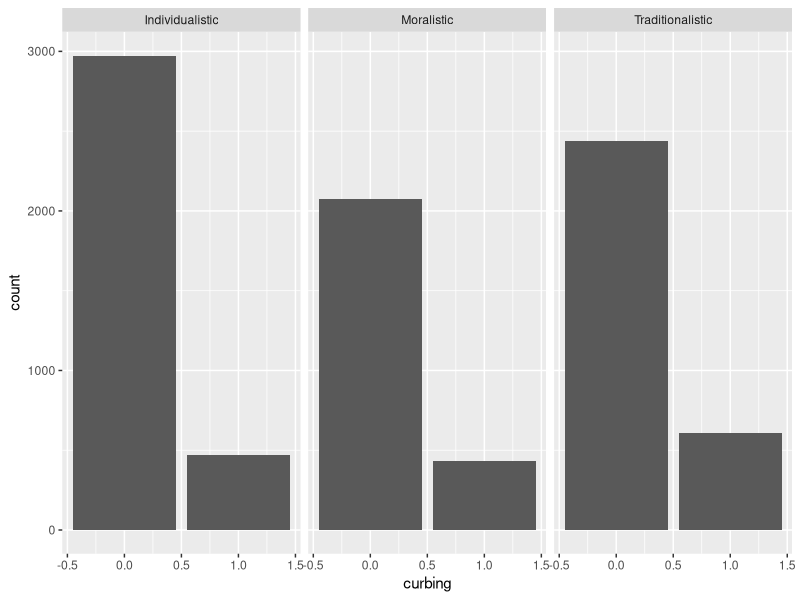
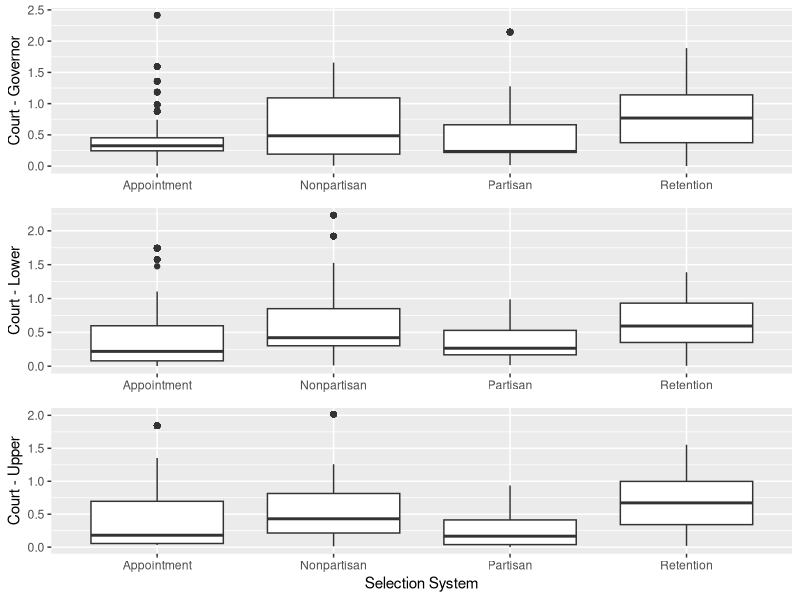
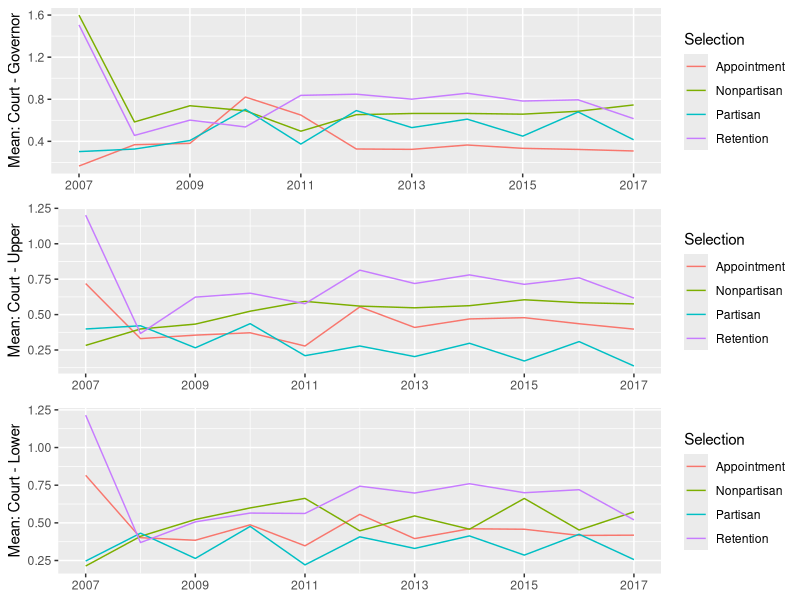
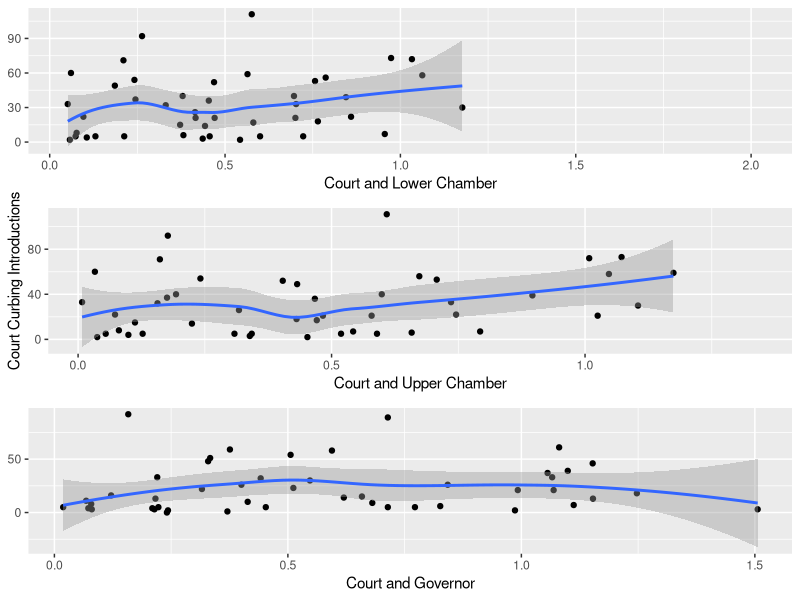
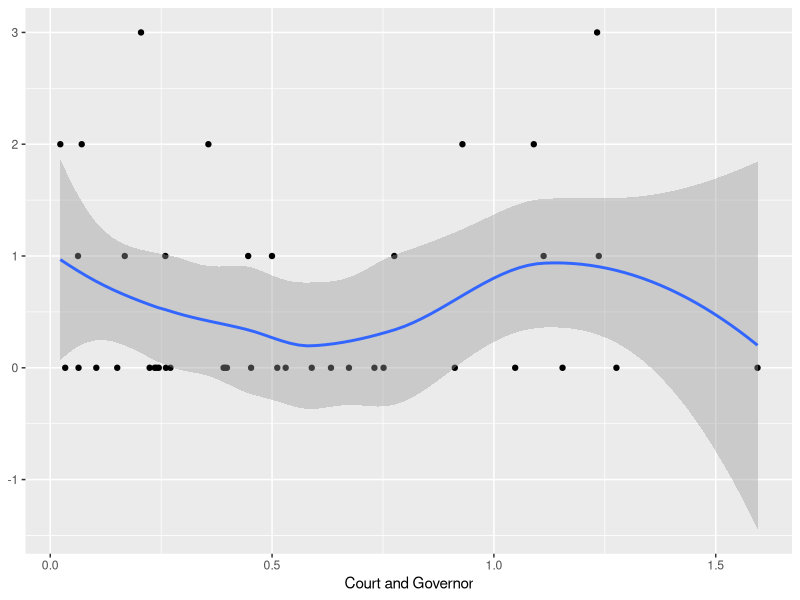
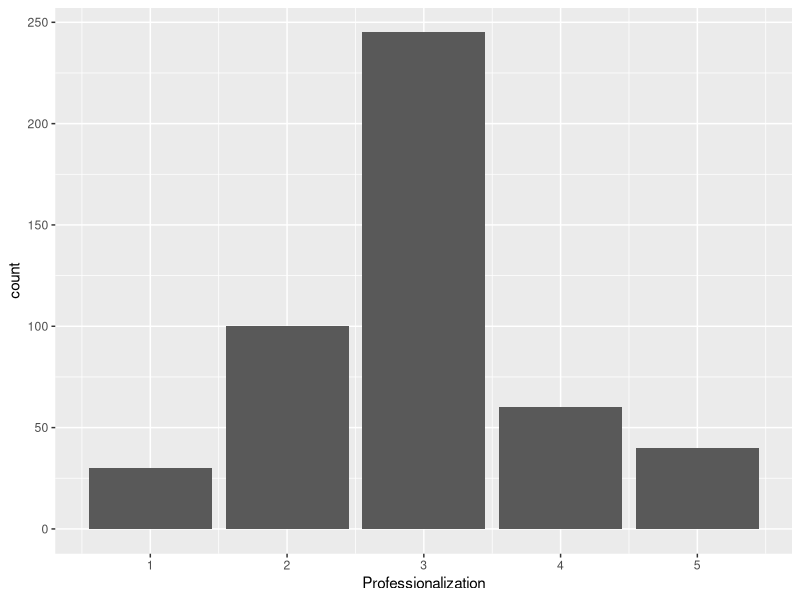
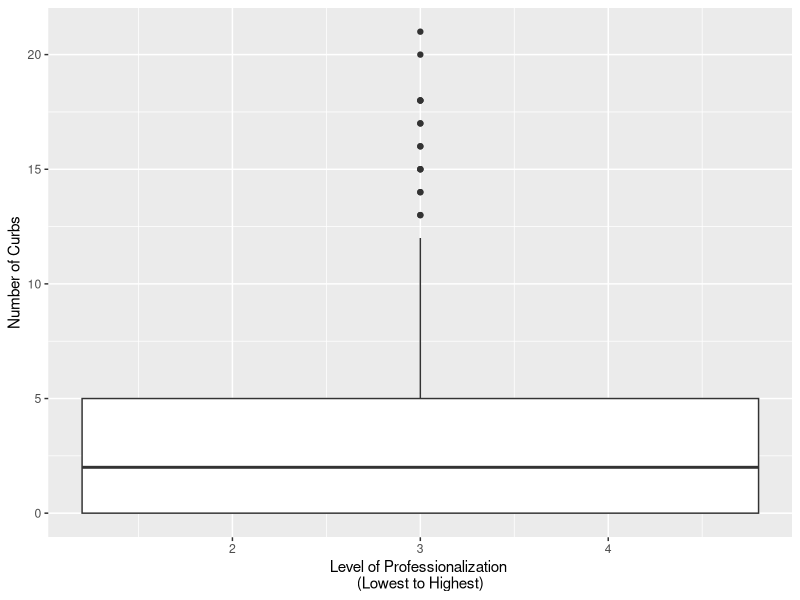
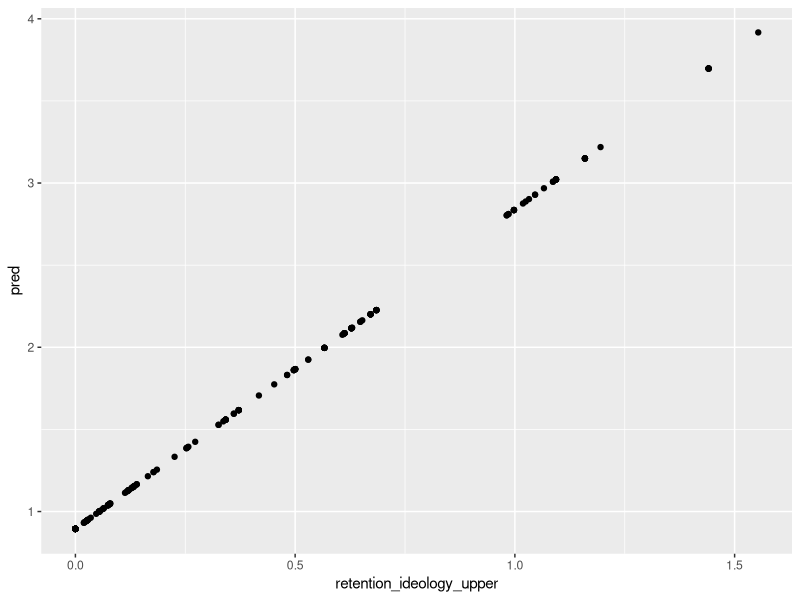

The R source for these figures, in order:
## ---- chunk 1
knitr::opts_chunk$set(echo = TRUE)
## ---- chunk 2
library(tidyverse)
library(readxl)
library(grid)
library(gridExtra)
## ---- chunk 3
gavelFull <- read_excel("Gavel to Gavel dataset.xlsx")
politicalCulture <- read_csv("political culture.csv")
legislativeControl <- read_excel("Legislative Control.xlsx")

## ---- chunk 4
gavelWithCulture <- left_join(gavelFull, politicalCulture, 
                               by = c("Fullstate" = "State"))

table(gavelWithCulture$Moralistic, gavelWithCulture$Traditionalistic)
## ---- chunk 5
gavelCultureControl <- left_join(gavelWithCulture, legislativeControl,
                                 by = c("Fullstate" = "State", "Year" = "Year"))

table(gavelCultureControl$RepublicanLegslature, gavelCultureControl$SplitLegislature)
## ---- chunk 6
gavelCultureControl$Culture <- ifelse(gavelCultureControl$Moralistic == 1, "Moralistic", 
                                      ifelse(gavelCultureControl$Traditionalistic == 1, "Traditionalistic",
                                             "Individualistic"))
table(gavelCultureControl$Culture, gavelCultureControl$Culture)

gavelCultureControl$legislativeControl <- ifelse(gavelCultureControl$SplitLegislature == 1, "0", 
                                                 ifelse(gavelCultureControl$SplitLegislature == 1, "Split",
                                                        "Democratic"))

gavelCultureControl$unified <- ifelse(gavelCultureControl$SplitLegislature == 0, 1, 0)
table(gavelCultureControl$legislativeControl, gavelCultureControl$unified)
## ---- chunk 7
ggplot(data = subset(gavelCultureControl, !is.na(gavelCultureControl$Culture))) +
  geom_bar(aes(x = curbing)) +
  facet_wrap(~Culture)


table(gavelCultureControl$curbing)
## ---- chunk 8
gavelCultureControl %>%
  group_by(Culture) %>%
  filter(!is.na(Culture)) %>%
  filter(!is.na(curbing)) %>%
  summarise(mean = mean(curbing))
## ---- chunk 9
table(gavelCultureControl$legislativeControl, gavelCultureControl$RichardLastAction)
## ---- chunk 10
gavelCultureControlOnlyCurbs <- gavelCultureControl %>%
  filter(curbing == 1) 
  
table(gavelCultureControlOnlyCurbs$legislativeControl, gavelCultureControlOnlyCurbs$RichardLastAction)
## ---- chunk 11
table(legislativeControl$RepublicanLegslature, legislativeControl$SplitLegislature)
## ---- chunk 12
# republican controlled legislatures introduced court curbing bills 16.7 times a year, 18.6 for democratically controlled, and split had 11.97 
introduced <- c(3702/221, 4483/241, 910/76)
introduced 

# enacted legislation proportion
enacted <- c(197/3702, 185/4483, 46/910)
enacted
## ---- chunk 13
gavelCultureControl$court_gov_dist <- abs(gavelCultureControl$judicial - gavelCultureControl$governor)
gavelCultureControl$court_lower_dist <- abs(gavelCultureControl$judicial - gavelCultureControl$lower)
gavelCultureControl$court_upper_dist <- abs(gavelCultureControl$judicial - gavelCultureControl$upper)
## ---- chunk 14
a <- ggplot(data = gavelCultureControl) +
  geom_boxplot(aes(x = MoreDefined, y = court_gov_dist)) +
  xlab(NULL) +
  ylab("Court - Governor")
b <- ggplot(data = gavelCultureControl) +
  geom_boxplot(aes(x = MoreDefined, y = court_lower_dist)) +
  xlab(NULL) +
  ylab("Court - Lower")
c <- ggplot(data = gavelCultureControl) +
  geom_boxplot(aes(x = MoreDefined, y = court_upper_dist)) +
  xlab("Selection System") +
  ylab("Court - Upper")

grid.arrange(a,b,c)
## ---- chunk 15
ideology_gov_year <- gavelCultureControl %>% 
  group_by(MoreDefined, Year) %>%
  filter(!is.na(court_gov_dist)) %>%
  summarise(govMean = mean(court_gov_dist))

ideology_upper_year <- gavelCultureControl %>% 
  group_by(MoreDefined, Year) %>%
  filter(!is.na(court_upper_dist)) %>%
  summarise(upperMean = mean(court_upper_dist))

ideology_lower_year <- gavelCultureControl %>% 
  group_by(MoreDefined, Year) %>%
  filter(!is.na(court_lower_dist)) %>%
  summarise(lowerMean = mean(court_lower_dist))

## graphing the data
d <- ggplot(data = ideology_gov_year) +
  geom_line(aes(x = Year, y = govMean, color = MoreDefined)) +
  scale_x_continuous(breaks = c(2007, 2009, 2011, 2013, 2015, 2017)) +
  xlab(NULL) +
  ylab("Mean: Court - Governor") +
  labs(colour = "Selection")

e <- ggplot(data = ideology_upper_year) +
  geom_line(aes(x = Year, y = upperMean, color = MoreDefined)) +
  scale_x_continuous(breaks = c(2007, 2009, 2011, 2013, 2015, 2017)) +
  xlab(NULL) +
  ylab("Mean: Court - Upper") +
  labs(colour = "Selection")

f <- ggplot(data = ideology_lower_year) +
  geom_line(aes(x = Year, y = lowerMean, color = MoreDefined)) +
  scale_x_continuous(breaks = c(2007, 2009, 2011, 2013, 2015, 2017)) +
  xlab(NULL) +
  ylab("Mean: Court - Lower") +
  labs(colour = "Selection")

# retention continues to be at teh high end of the list
grid.arrange(d,e,f)
## ---- chunk 16
g <- gavelCultureControl %>%
  group_by(Fullstate) %>%
  filter(!is.na(court_lower_dist)) %>%
  summarise(sum = sum(curbing),
            avg_ideology = mean(court_lower_dist)) %>%
  ggplot() +
  geom_point(aes(x = avg_ideology, y = sum)) +
  ylab(NULL) +
  xlab("Court and Lower Chamber") +
  geom_smooth(aes(x = avg_ideology, y = sum))


h <- gavelCultureControl %>%
  group_by(Fullstate) %>%
  filter(!is.na(court_upper_dist)) %>%
  summarise(sum = sum(curbing),
            avg_ideology = mean(court_upper_dist)) %>%
  ggplot() +
  geom_point(aes(x = avg_ideology, y = sum)) +
  ylab("Court Curbing Introductions") +
  xlab("Court and Upper Chamber") +
  geom_smooth(aes(x = avg_ideology, y = sum))

i <- gavelCultureControl %>%
  group_by(Fullstate) %>%
  filter(!is.na(court_gov_dist)) %>%
  summarise(sum = sum(curbing),
            avg_ideology = mean(court_gov_dist)) %>%
  ggplot() +
  geom_point(aes(x = avg_ideology, y = sum)) +
  ylab(NULL) +
  xlab("Court and Governor") +
  geom_smooth(aes(x = avg_ideology, y = sum))
  
grid.arrange(g, h, i)
## ---- chunk 17
gavelCultureControl %>%
  group_by(Fullstate) %>%
  filter(!is.na(court_gov_dist)) %>%
  filter(RichardLastAction == "Enacted") %>%
  summarise(sum = sum(curbing),
            avg_ideology = mean(court_gov_dist)) %>%
  ggplot() +
  geom_point(aes(x = avg_ideology, y = sum)) +
  ylab(NULL) +
  xlab("Court and Governor") +
  geom_smooth(aes(x = avg_ideology, y = sum))
## ---- chunk 18
count_data <- gavelCultureControl %>%
  filter(!(Year %in% c("2007", "43147"))) %>% # filtering out bad data
  group_by(State, Year) %>% 
  mutate(curbs = sum(curbing)) %>%
  distinct(State, Year, .keep_all = TRUE) %>%
  arrange(State, Year) 
  
count_data
## ---- chunk 19
count_data$elected <- ifelse(count_data$Elected == "Elected", 1, 0)
count_data$partisan <- ifelse(count_data$MoreDefined == "Partisan", 1, 0)
count_data$nonpartisan <- ifelse(count_data$MoreDefined == "Nonpartisan", 1, 0)
count_data$retention <- ifelse(count_data$MoreDefined == "Retention", 1, 0)
## ---- chunk 20
count_data$elected_ideology_gov <- count_data$elected * count_data$court_gov_dist
count_data$elected_ideology_upper <- count_data$elected * count_data$court_upper_dist
count_data$elected_ideology_lower <- count_data$elected * count_data$court_lower_dist

count_data$partisan_ideology_gov <- count_data$partisan * count_data$court_gov_dist
count_data$partisan_ideology_upper <- count_data$partisan * count_data$court_upper_dist
count_data$partisan_ideology_lower <- count_data$partisan * count_data$court_lower_dist

count_data$nonpartisan_ideology_gov <- count_data$nonpartisan * count_data$court_gov_dist
count_data$nonpartisan_ideology_upper <- count_data$nonpartisan * count_data$court_upper_dist
count_data$nonpartisan_ideology_lower <- count_data$nonpartisan * count_data$court_lower_dist

count_data$retention_ideology_gov <- count_data$retention * count_data$court_gov_dist
count_data$retention_ideology_upper <- count_data$retention * count_data$court_upper_dist
count_data$retention_ideology_lower <- count_data$retention * count_data$court_lower_dist

summary(count_data$elected_ideology_gov)
count_data$elected
count_data$court_gov_dist
## ---- chunk 21
professionalization <- read_csv("ncsl professionalization.csv")
str(professionalization)
count_data <- left_join(count_data, professionalization, by = c("Fullstate" = "State"))

# quick vizualization to check the data
ggplot(data = count_data) +
  geom_bar(aes(Professionalization))
## ---- chunk 22
ggplot(data = count_data) +
  geom_boxplot(aes(x = Professionalization, y = curbs, colour = Professionalization), show.legend = FALSE) +
  ylab("Number of Curbs") +
  xlab("Level of Professionalization \n(Lowest to Highest)")
## ---- chunk 23
table(count_data$Year, count_data$Fullstate)
## ---- chunk 24
table(gavelFull$Description == "No Legislation", gavelFull$State)
## ---- chunk 25
curbs.poisson <- glm(curbs ~ Moralistic + Traditionalistic + RepublicanLegslature + SplitLegislature + court_lower_dist + court_upper_dist + retention + partisan + nonpartisan + court_gov_dist + court_lower_dist + court_upper_dist + partisan_ideology_upper + partisan_ideology_lower + nonpartisan_ideology_upper + nonpartisan_ideology_lower + retention_ideology_lower + retention_ideology_upper + Professionalization,
                     family = poisson(link = log),
                     data = count_data)

summary(curbs.poisson)

exp(-0.675867) # need exponent to be able to make a good interpreptation.
# this one, for example, shows us that (for the goefficient on retention elections) that by switching between appointed to retention we see about a 49% drop in curbs

exp(curbs.poisson$coefficients[-1])
## ---- chunk 26
library(MASS)

curbs1.nb <- glm.nb(curbs ~ Moralistic + Traditionalistic + RepublicanLegslature + SplitLegislature + court_lower_dist + court_upper_dist + retention + partisan + nonpartisan + court_gov_dist + partisan_ideology_upper + partisan_ideology_lower + nonpartisan_ideology_upper + nonpartisan_ideology_lower + retention_ideology_lower + retention_ideology_upper + Professionalization,
                     data = count_data)

summary(curbs1.nb)
## ---- chunk 27
curbs2.nb <- glm.nb(curbs ~ Moralistic + Traditionalistic + RepublicanLegslature + SplitLegislature + court_lower_dist + court_upper_dist + retention + partisan + nonpartisan + partisan_ideology_upper + partisan_ideology_lower + nonpartisan_ideology_upper + nonpartisan_ideology_lower + retention_ideology_lower + retention_ideology_upper + Professionalization,
                     data = count_data)

summary(curbs2.nb)
## ---- chunk 28
library(modelr)

grid <- count_data %>%
  data_grid(retention_ideology_upper, .model = curbs2.nb) %>%
  add_predictions(curbs2.nb)
  

grid

ggplot(grid, aes(retention_ideology_upper, pred)) +
  geom_point()
## ---- chunk 29
curbs2.nb <- glm.nb(curbs ~ Moralistic + Traditionalistic + RepublicanLegslature + SplitLegislature + court_lower_dist + court_upper_dist + retention + partisan + nonpartisan + partisan_ideology_upper + partisan_ideology_lower + nonpartisan_ideology_upper + nonpartisan_ideology_lower + retention_ideology_lower + retention_ideology_upper + Professionalization,
                     data = count_data)

summary(curbs2.nb)
## ---- chunk 30
# bare bones model: 
curbs3.nb <- glm.nb(curbs ~ retention + partisan + nonpartisan,
                     data = count_data)
summary(curbs3.nb)
## ---- chunk 31
curbs4.nb <- glm.nb(curbs ~ court_lower_dist + court_upper_dist + retention + partisan + nonpartisan,
                     data = count_data)
summary(curbs4.nb)
## ---- chunk 32
curbs5.nb <- glm.nb(curbs ~ court_lower_dist + court_upper_dist + retention + partisan + nonpartisan + partisan_ideology_upper + partisan_ideology_lower + nonpartisan_ideology_upper + nonpartisan_ideology_lower + retention_ideology_lower + retention_ideology_upper,
                     data = count_data)
summary(curbs5.nb)
## ---- chunk 33
curbs.elected.nb <- glm.nb(curbs ~ elected,
                     data = count_data)
summary(curbs.elected.nb) # not significant
## ---- chunk 34
curbs.elected1.nb <- glm.nb(curbs ~ elected + court_upper_dist + court_lower_dist,
                     data = count_data)
summary(curbs.elected1.nb) # again, the upper house ideological distance variable is significant
## ---- chunk 35
curbs.elected2.nb <- glm.nb(curbs ~ elected + court_upper_dist + court_lower_dist + elected_ideology_lower + elected_ideology_upper,
                     data = count_data)
summary(curbs.elected2.nb) # upper is significant still
## ---- chunk 36
curbs.elected3.nb <- glm.nb(curbs ~ elected + court_upper_dist + court_lower_dist + elected_ideology_lower + elected_ideology_upper + Moralistic + Traditionalistic + RepublicanLegslature + SplitLegislature +  Professionalization,
                     data = count_data)
summary(curbs.elected3.nb)
## ---- chunk 37
count_data2 <- gavelCultureControl %>%
  filter(!(Year %in% c("2007", "43147", "2013", "2014", "2015", "2016", "2017", "2018"))) %>% # filtering out bad data
  group_by(State, Year) %>% 
  mutate(curbs = sum(curbing)) %>%
  distinct(State, Year, .keep_all = TRUE) %>%
  arrange(State, Year) 
  
count_data2
## ---- chunk 38
count_data2$elected <- ifelse(count_data2$Elected == "Elected", 1, 0)
count_data2$partisan <- ifelse(count_data2$MoreDefined == "Partisan", 1, 0)
count_data2$nonpartisan <- ifelse(count_data2$MoreDefined == "Nonpartisan", 1, 0)
count_data2$retention <- ifelse(count_data2$MoreDefined == "Retention", 1, 0)

count_data2$elected_ideology_gov <- count_data2$elected * count_data2$court_gov_dist
count_data2$elected_ideology_upper <- count_data2$elected * count_data2$court_upper_dist
count_data2$elected_ideology_lower <- count_data2$elected * count_data2$court_lower_dist

count_data2$partisan_ideology_gov <- count_data2$partisan * count_data2$court_gov_dist
count_data2$partisan_ideology_upper <- count_data2$partisan * count_data2$court_upper_dist
count_data2$partisan_ideology_lower <- count_data2$partisan * count_data2$court_lower_dist

count_data2$nonpartisan_ideology_gov <- count_data2$nonpartisan * count_data2$court_gov_dist
count_data2$nonpartisan_ideology_upper <- count_data2$nonpartisan * count_data2$court_upper_dist
count_data2$nonpartisan_ideology_lower <- count_data2$nonpartisan * count_data2$court_lower_dist

count_data2$retention_ideology_gov <- count_data2$retention * count_data2$court_gov_dist
count_data2$retention_ideology_upper <- count_data2$retention * count_data2$court_upper_dist
count_data2$retention_ideology_lower <- count_data2$retention * count_data2$court_lower_dist

count_data2 <- left_join(count_data2, professionalization, by = c("Fullstate" = "State"))

table(count_data2$Year, count_data2$Fullstate)
## ---- chunk 39
curbs_2.nb <- glm.nb(curbs ~ retention + partisan + nonpartisan,
                     data = count_data2)
summary(curbs_2.nb) # nothing significant
## ---- chunk 40
curbs2.elected1.nb <- glm.nb(curbs ~ elected + court_upper_dist + court_lower_dist,
                     data = count_data2)
summary(curbs2.elected1.nb) # upper distance is again distinct
## ---- chunk 41
curbs2.elected2.nb <- glm.nb(curbs ~ elected + court_upper_dist + court_lower_dist + elected_ideology_lower + elected_ideology_upper,
                     data = count_data2)
summary(curbs2.elected2.nb) # nothing significant
## ---- chunk 42
curbs2.elected3.nb <- glm.nb(curbs ~ elected + court_upper_dist + court_lower_dist + elected_ideology_lower + elected_ideology_upper + Moralistic + Traditionalistic + RepublicanLegslature + SplitLegislature +  Professionalization,
                     data = count_data2)
summary(curbs2.elected3.nb)
## ---- chunk 43
curbs2_full.nb <- glm.nb(curbs ~ Moralistic + Traditionalistic + RepublicanLegslature + SplitLegislature + court_lower_dist + court_upper_dist + retention + partisan + nonpartisan + partisan_ideology_upper + partisan_ideology_lower + nonpartisan_ideology_upper + nonpartisan_ideology_lower + retention_ideology_lower + retention_ideology_upper + Professionalization,
                     data = count_data2)

summary(curbs2_full.nb) # none of my important variables are predictive
## ---- chunk 44
curbs_unified.nb <- glm.nb(curbs ~ Moralistic + Traditionalistic + unified + court_lower_dist + court_upper_dist + elected + elected_ideology_upper + elected_ideology_lower + Professionalization,
                     data = count_data2)

summary(curbs_unified.nb) # traditionalistic, professionalization, and unified are significant and positive.
## ---- chunk 45
percent_curbing <- gavelCultureControl %>%
  group_by(Fullstate, Year) %>%
  summarise(percentage = sum(curbing)/n()) 
  
percent_curbing <- percent_curbing %>%
  left_join(count_data, by = c("Fullstate", "Year")) %>%
  dplyr::select(-5:-6, -9:-17) 

percent_curbing
## ---- chunk 46
gavelCultureControl %>%
  filter(Fullstate == "Alaska" & Year == 2017)
## ---- chunk 47
percent_curbing %>%
  filter(!is.na(Elected)) %>%
  ggplot() +
    geom_histogram(aes(percentage, y = ..density.., fill = Elected)) +
    facet_wrap(~ Elected)
## ---- chunk 48
t.test(percentage ~ Elected, data = percent_curbing)
## ---- chunk 49
percent_md <- lm(percentage ~ Elected, data = percent_curbing)
summary(percent_md)
## ---- chunk 50
percent_md_1 <- lm(percentage ~ elected + court_upper_dist + court_lower_dist, 
                    data = percent_curbing)
summary(percent_md_1) # elected is still significant and positive
## ---- chunk 51
percent_md_2 <- lm(percentage ~ elected + court_upper_dist + court_lower_dist + elected_ideology_upper + elected_ideology_lower, 
                    data = percent_curbing)

summary(percent_md_2) # elected is still positive and significant.  Nothing else is close
## ---- chunk 52
percent_md_3 <- lm(percentage ~ elected + court_upper_dist + court_lower_dist + elected_ideology_upper + elected_ideology_lower +
                     Moralistic + Traditionalistic, 
                    data = percent_curbing)
summary(percent_md_3) # election is still positive and significant.  Nothing else is. 
## ---- chunk 53
percent_md_4 <- lm(percentage ~ elected + court_upper_dist + court_lower_dist + elected_ideology_upper + elected_ideology_lower +
                     Moralistic + Traditionalistic + Professionalization, 
                    data = percent_curbing)

summary(percent_md_4) # elected is positive and significant.  Professionalization is positive and significant
## ---- chunk 54
percent_curbing <- percent_curbing %>%
  mutate(unified = ifelse(SplitLegislature == 0, 1, 0))

percent_md_5 <- lm(percentage ~ elected + court_upper_dist + court_lower_dist + elected_ideology_upper + elected_ideology_lower +
                     Moralistic + Traditionalistic + Professionalization + unified, 
                    data = percent_curbing)
summary(percent_md_5) # elected hangs on at the .1 significance level.  Traditionalistic is positive and sig at .1, professionalization is positive and sig at .1, unified is negative (DON'T KNOW WHY) and significant at .05.
## ---- chunk 55
percent_curbing2 <- percent_curbing %>%
  filter(!is.na(Elected)) %>%
  filter(!(Year %in% c("2007", "43147", "2013", "2014", "2015", "2016", "2017", "2018")))  # filtering out bad data

percent_curbing2

percent_md_6 <- lm(percentage ~ elected + court_upper_dist + court_lower_dist + elected_ideology_upper + elected_ideology_lower +
                     Moralistic + Traditionalistic + Professionalization + unified, 
                    data = percent_curbing2) # full model, not good

percent_md_7 <- lm(percentage ~ elected, 
                    data = percent_curbing2)
summary(percent_md_7)

percent_md_8 <- lm(percentage ~ elected + court_upper_dist + court_lower_dist, 
                    data = percent_curbing2)
summary(percent_md_8)

percent_md_9 <- lm(percentage ~ elected + court_upper_dist + court_lower_dist + elected_ideology_upper + elected_ideology_lower, 
                    data = percent_curbing2)
summary(percent_md_9) # nothing sig

percent_md_10 <- lm(percentage ~ elected + court_upper_dist + court_lower_dist + elected_ideology_upper + elected_ideology_lower + Moralistic + Traditionalistic, 
                    data = percent_curbing2)
summary(percent_md_10) # nothing sig

percent_md_11 <- lm(percentage ~ elected + court_upper_dist + court_lower_dist + elected_ideology_upper + elected_ideology_lower + Moralistic + Traditionalistic + Professionalization, 
                    data = percent_curbing2) # professionalization is sig
summary(percent_md_11)
## ---- chunk 56
## Shorter years
summary(percent_md_7) # just elected
summary(percent_md_8) # elected and ideology
summary(percent_md_9) # elected interacted with ideology nothing sig
summary(percent_md_6) # full model with ideology and shorter years


## Full years, no ideology
percent_md_no_id_1 <- lm(percentage ~ elected + Moralistic + Traditionalistic + Professionalization + unified, data = percent_curbing)
summary(percent_md_no_id_1) # full model (excluding ideology)

percent_md_no_id_2 <- lm(percentage ~ elected, data = percent_curbing)
summary(percent_md_no_id_2) # sig, by itself
## ---- chunk 57
percent_curbing  <- percent_curbing %>%
  filter(!is.na(Elected)) %>%
  add_predictions(percent_md_no_id_1) %>%
  add_residuals(percent_md_no_id_1) %>%
  filter(!is.na(resid))
## ---- chunk 58
ggplot(percent_curbing, aes(resid)) +
  geom_histogram()
## ---- chunk 59
plot(percent_md_no_id_1)
## ---- chunk 60
percent_curbing2  <- percent_curbing2 %>%
  filter(!is.na(Elected)) %>%
  add_predictions(percent_md_6) %>%
  add_residuals(percent_md_6) %>%
  filter(!is.na(resid))
## ---- chunk 61
ggplot(percent_curbing2, aes(resid)) +
  geom_histogram()
## ---- chunk 62
plot(percent_md_6)
## ---- chunk 63
d <- ggplot(percent_curbing) +
  geom_histogram(aes(x = percentage, y = ..density..)) +
  labs(x = "Proportion of Bills that Curb Courts")
## ---- chunk 64
bills_state_year <- gavelFull %>%
  group_by(Fullstate, Year) %>%
  count()
  
e <- ggplot(bills_state_year) +
  geom_histogram(aes(x = n, y = ..density..)) +
  labs(x = "Number of Bills in a Year")

gridExtra::grid.arrange(d, e, ncol = 2)
